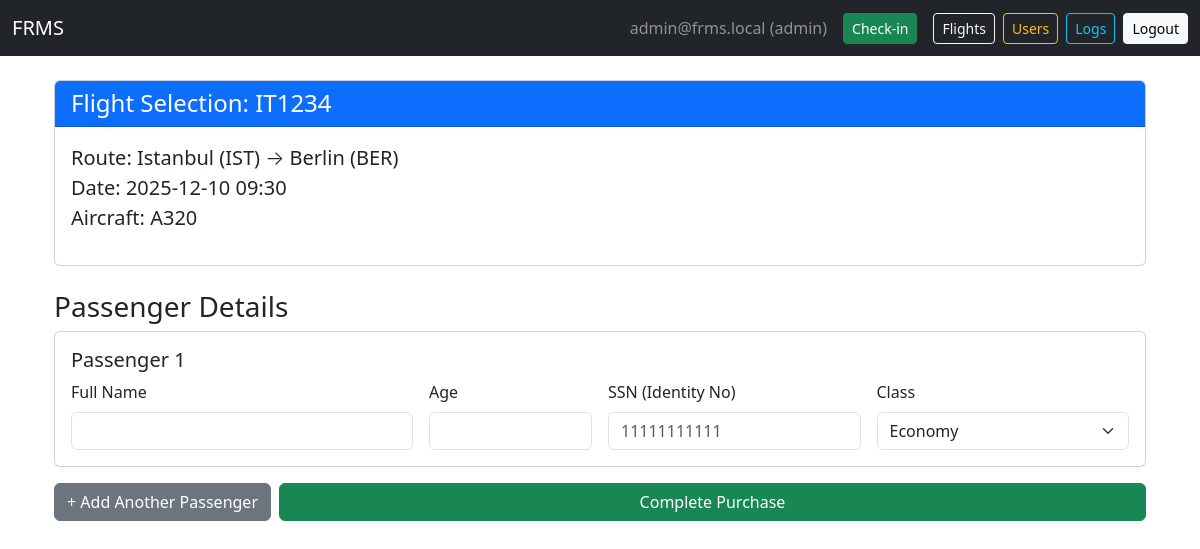
The page /book/IT1234 (signed in) on the database its author committed.
### tables this page shows
CREATE TABLE users (
            id INTEGER PRIMARY KEY AUTOINCREMENT,
            email TEXT UNIQUE NOT NULL,
            password_hash TEXT NOT NULL,
            role TEXT NOT NULL DEFAULT 'viewer'  -- admin, operator, viewer
        );

CREATE TABLE flights (
            id INTEGER PRIMARY KEY AUTOINCREMENT,
            flight_no TEXT UNIQUE NOT NULL,
            date_time TEXT NOT NULL,
            duration_minutes INTEGER,
            distance_km INTEGER,
            source TEXT,
            destination TEXT,
            vehicle_type TEXT,
            shared_flight_no TEXT,
            shared_company TEXT
        );

### app.py (the view, shortened to what this page needs)
@app.route("/book/<flight_no>", methods=["GET", "POST"])
@login_required()
def book_flight(flight_no):
    check_and_update_schema()
    db = get_db()
    flight = db.execute("SELECT * FROM flights WHERE flight_no = ?", (flight_no,)).fetchone()
    return render_template("booking.html", user=current_user(), flight=flight)

### app.py (called while the page is built)
def get_db():
    if "db" not in g:
        g.db = sqlite3.connect(DATABASE)
        g.db.row_factory = sqlite3.Row
    return g.db

def check_and_update_schema():
    db = get_db()
    try:
        db.execute("SELECT ssn FROM passengers LIMIT 1")
    except sqlite3.OperationalError:
        try:
            db.execute("ALTER TABLE passengers ADD COLUMN ssn TEXT")
            db.commit()
        except:
            pass

def current_user():
    if "user_id" not in session: return None
    return get_db().execute("SELECT * FROM users WHERE id = ?", (session["user_id"],)).fetchone()

def login_required(role=None):
    from functools import wraps
    def decorator(func):
        @wraps(func)
        def wrapper(*args, **kwargs):
            user = current_user()
            if user is None:
                flash("Please log in first.", "warning")
                return redirect(url_for("login", next=request.path))
            if role and user["role"] != role:
                flash("Unauthorized.", "danger")
                return redirect(url_for("dashboard"))
            return func(*args, **kwargs)
        return wrapper
    return decorator

### templates/booking.html (shortened to what this page needs)
{% extends "base.html" %}
{% block content %}
<div class="container">
    <div class="card mb-4">
        <div class="card-header bg-primary text-white">
            <h4 class="mb-0">Flight Selection: {{ flight['flight_no'] }}</h4>
        </div>
        <div class="card-body">
            <p class="lead">
                <strong>Route:</strong> {{ flight['source'] }} &rarr; {{ flight['destination'] }}<br>
                <strong>Date:</strong> {{ flight['date_time'] }}<br>
                <strong>Aircraft:</strong> {{ flight['vehicle_type'] }}
            </p>
        </div>
    </div>
    <form method="post" id="bookingForm">
        <h3>Passenger Details</h3>
        <div id="passenger-list">
            <div class="card mb-3 passenger-card">
                <div class="card-body">
                    <h5 class="card-title">Passenger 1</h5>
                    <div class="row g-3">
                        <div class="col-md-4">
                            <label class="form-label">Full Name</label>
                            <input type="text" name="names[]" class="form-control" required>
                        </div>
                        <div class="col-md-2">
                            <label class="form-label">Age</label>
                            <input type="number" name="ages[]" class="form-control" required>
                        </div>
                        <div class="col-md-3">
                            <label class="form-label">SSN (Identity No)</label>
                            <input type="text" name="ssns[]" class="form-control" placeholder="11111111111" required>
                        </div>
                        <div class="col-md-3">
                            <label class="form-label">Class</label>
                            <select name="seat_types[]" class="form-select">
                                <option value="economy">Economy</option>
                            </select>
                        </div>
                    </div>
                </div>
            </div>
        </div>
        <div class="d-flex gap-2 mb-4">
            <button type="button" class="btn btn-secondary" onclick="addPassenger()">+ Add Another Passenger</button>
            <button type="submit" class="btn btn-success flex-grow-1">Complete Purchase</button>
        </div>
    </form>
</div>
{% endblock %}

### templates/base.html (shortened to what this page needs)
<!doctype html>
<html lang="en">
<head>
  <link href="https://cdn.jsdelivr.net/npm/bootstrap@5.3.2/dist/css/bootstrap.min.css" rel="stylesheet">
</head>
<body>
  <nav class="navbar navbar-expand-lg navbar-dark bg-dark mb-4">
    <div class="container-fluid">
      <a class="navbar-brand" href="{{ url_for('home') }}">FRMS</a>
      <div class="d-flex align-items-center">
        {% if user %}
        <span class="navbar-text me-3 text-white-50">{{ user['email'] }} ({{ user['role'] }})</span>
        <a class="btn btn-success btn-sm me-3" href="{{ url_for('checkin') }}">Check-in</a>
        <a class="btn btn-outline-light btn-sm me-2" href="{{ url_for('flight_search') }}">Flights</a>
        {% if user['role'] == 'admin' %}
        <a class="btn btn-outline-warning btn-sm me-2" href="{{ url_for('manage_users') }}">Users</a>
        <a class="btn btn-outline-info btn-sm me-2" href="{{ url_for('view_logs') }}">Logs</a>
        {% endif %}
        <a class="btn btn-light btn-sm" href="{{ url_for('logout') }}">Logout</a>
        {% else %}
        <a class="btn btn-outline-light btn-sm me-2" href="{{ url_for('login') }}">Login</a>
        <a class="btn btn-light btn-sm" href="{{ url_for('register') }}">Register</a>
        {% endif %}
      </div>
    </div>
  </nav>
  <div class="container mb-5">
    {% block content %}{% endblock %}
  </div>
</body>
</html>

### rows shown on the page
users: email "admin@frms.local", role "admin"
flights: flight_no "IT1234", source "Istanbul (IST)", destination "Berlin (BER)", date_time "2025-12-10 09:30", vehicle_type "A320"
